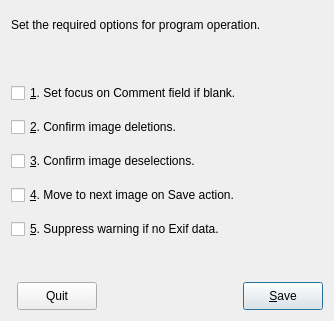
<?xml version="1.0" encoding="UTF-8"?>
<ui version="4.0">
 <class>PdOptions</class>
 <widget class="QDialog" name="PdOptions">
  <property name="windowModality">
   <enum>Qt::NonModal</enum>
  </property>
  <property name="enabled">
   <bool>true</bool>
  </property>
  <property name="geometry">
   <rect>
    <x>0</x>
    <y>0</y>
    <width>334</width>
    <height>321</height>
   </rect>
  </property>
  <property name="sizePolicy">
   <sizepolicy hsizetype="Expanding" vsizetype="Expanding">
    <horstretch>0</horstretch>
    <verstretch>0</verstretch>
   </sizepolicy>
  </property>
  <property name="minimumSize">
   <size>
    <width>334</width>
    <height>270</height>
   </size>
  </property>
  <property name="windowTitle">
   <string>Program Options</string>
  </property>
  <property name="modal">
   <bool>true</bool>
  </property>
  <layout class="QFormLayout" name="formLayout">
   <item row="0" column="0" colspan="2">
    <widget class="QLabel" name="lblOptionHdg">
     <property name="minimumSize">
      <size>
       <width>290</width>
       <height>28</height>
      </size>
     </property>
     <property name="text">
      <string>Set the required options for program operation.</string>
     </property>
    </widget>
   </item>
   <item row="1" column="0" colspan="2">
    <spacer name="verticalSpacer_2">
     <property name="orientation">
      <enum>Qt::Vertical</enum>
     </property>
     <property name="sizeHint" stdset="0">
      <size>
       <width>20</width>
       <height>23</height>
      </size>
     </property>
    </spacer>
   </item>
   <item row="2" column="0" colspan="2">
    <layout class="QVBoxLayout" name="verticalLayout">
     <item>
      <widget class="QCheckBox" name="cbFocusEmpty">
       <property name="minimumSize">
        <size>
         <width>0</width>
         <height>28</height>
        </size>
       </property>
       <property name="text">
        <string>&amp;1. Set focus on Comment field if blank.</string>
       </property>
      </widget>
     </item>
     <item>
      <widget class="QCheckBox" name="cbDelConf">
       <property name="minimumSize">
        <size>
         <width>0</width>
         <height>28</height>
        </size>
       </property>
       <property name="text">
        <string>&amp;2. Confirm image deletions.</string>
       </property>
      </widget>
     </item>
     <item>
      <widget class="QCheckBox" name="cbDeselConf">
       <property name="minimumSize">
        <size>
         <width>0</width>
         <height>28</height>
        </size>
       </property>
       <property name="text">
        <string>&amp;3. Confirm image deselections.</string>
       </property>
      </widget>
     </item>
     <item>
      <widget class="QCheckBox" name="cbAutoMove">
       <property name="minimumSize">
        <size>
         <width>0</width>
         <height>28</height>
        </size>
       </property>
       <property name="text">
        <string>&amp;4. Move to next image on Save action.</string>
       </property>
      </widget>
     </item>
     <item>
      <widget class="QCheckBox" name="cbNoWarnNoExif">
       <property name="minimumSize">
        <size>
         <width>0</width>
         <height>28</height>
        </size>
       </property>
       <property name="text">
        <string>&amp;5. Suppress warning if no Exif data.</string>
       </property>
      </widget>
     </item>
    </layout>
   </item>
   <item row="3" column="1">
    <spacer name="verticalSpacer">
     <property name="orientation">
      <enum>Qt::Vertical</enum>
     </property>
     <property name="sizeHint" stdset="0">
      <size>
       <width>20</width>
       <height>22</height>
      </size>
     </property>
    </spacer>
   </item>
   <item row="4" column="1">
    <layout class="QHBoxLayout" name="horizontalLayout">
     <property name="sizeConstraint">
      <enum>QLayout::SetDefaultConstraint</enum>
     </property>
     <item>
      <widget class="QPushButton" name="pbQuit">
       <property name="minimumSize">
        <size>
         <width>0</width>
         <height>28</height>
        </size>
       </property>
       <property name="text">
        <string>Quit</string>
       </property>
       <property name="shortcut">
        <string>Esc</string>
       </property>
      </widget>
     </item>
     <item>
      <spacer name="horizontalSpacer">
       <property name="orientation">
        <enum>Qt::Horizontal</enum>
       </property>
       <property name="sizeHint" stdset="0">
        <size>
         <width>40</width>
         <height>20</height>
        </size>
       </property>
      </spacer>
     </item>
     <item>
      <widget class="QPushButton" name="pbSave">
       <property name="minimumSize">
        <size>
         <width>0</width>
         <height>28</height>
        </size>
       </property>
       <property name="text">
        <string>&amp;Save</string>
       </property>
       <property name="shortcut">
        <string>Return</string>
       </property>
       <property name="default">
        <bool>true</bool>
       </property>
      </widget>
     </item>
    </layout>
   </item>
  </layout>
 </widget>
 <tabstops>
  <tabstop>cbDelConf</tabstop>
  <tabstop>cbDeselConf</tabstop>
  <tabstop>cbAutoMove</tabstop>
  <tabstop>pbSave</tabstop>
  <tabstop>pbQuit</tabstop>
 </tabstops>
 <resources/>
 <connections>
  <connection>
   <sender>pbSave</sender>
   <signal>clicked()</signal>
   <receiver>PdOptions</receiver>
   <slot>doSave()</slot>
   <hints>
    <hint type="sourcelabel">
     <x>252</x>
     <y>196</y>
    </hint>
    <hint type="destinationlabel">
     <x>180</x>
     <y>197</y>
    </hint>
   </hints>
  </connection>
  <connection>
   <sender>pbQuit</sender>
   <signal>clicked()</signal>
   <receiver>PdOptions</receiver>
   <slot>doQuit()</slot>
   <hints>
    <hint type="sourcelabel">
     <x>42</x>
     <y>194</y>
    </hint>
    <hint type="destinationlabel">
     <x>80</x>
     <y>191</y>
    </hint>
   </hints>
  </connection>
 </connections>
 <slots>
  <slot>doQuit()</slot>
  <slot>doSave()</slot>
 </slots>
</ui>
